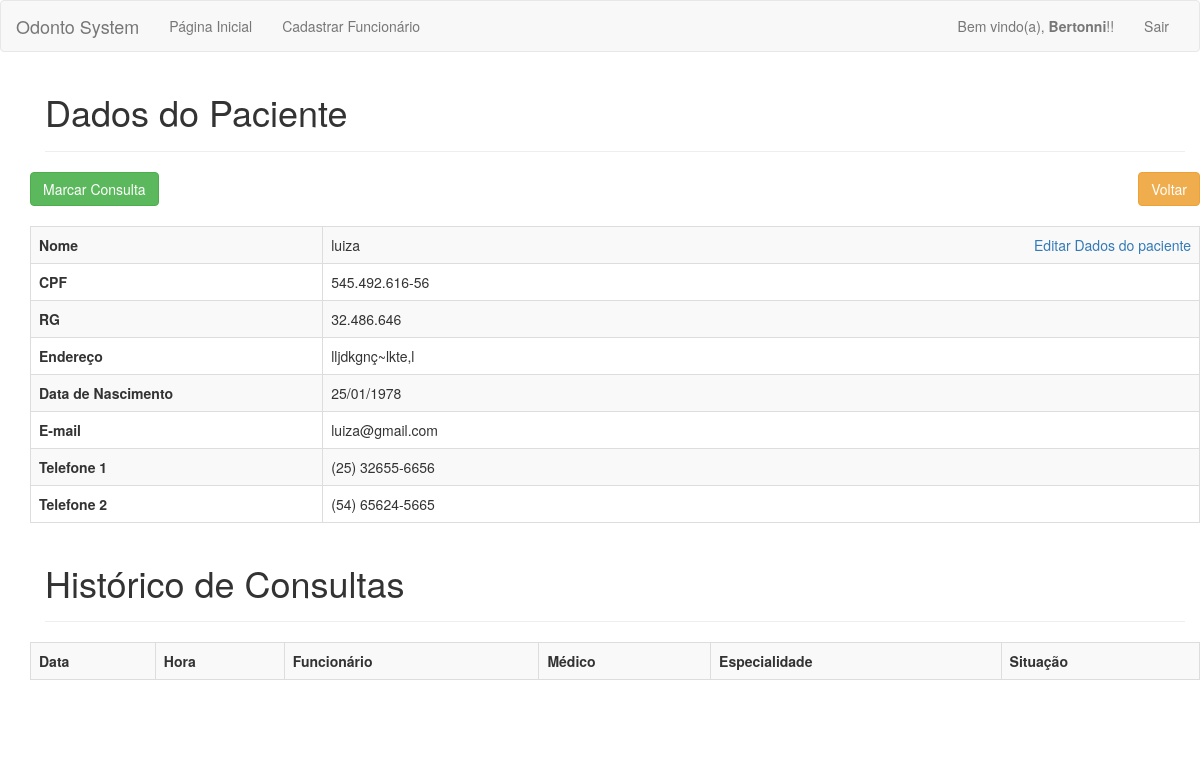
Screenshot of /php/paciente.php?id=14 (signed in) with the database file from the repository.
### tables this page shows
CREATE TABLE `pacientes` (
  `pac_id` int(11) NOT NULL,
  `pac_nome` varchar(100) NOT NULL,
  `pac_endereco` varchar(200) NOT NULL,
  `pac_rg` varchar(10) NOT NULL,
  `pac_cpf` varchar(14) NOT NULL,
  `pac_email` varchar(50) NOT NULL,
  `pac_data_nasc` date NOT NULL,
  `pac_telefone_1` varchar(15) NOT NULL,
  `pac_telefone_2` varchar(15) DEFAULT NULL
);

### php/paciente.php (the view, shortened to what this page needs)
<?php
require_once 'cabecalho.php';
$id = $_GET['id'];
$sql = "SELECT * FROM pacientes WHERE pac_id = '$id'";
$result = mysqli_query($connection, $sql);
$array = mysqli_fetch_array($result);
?>
<?php
if(isLogged()) {
	?>
	<div class="container marketing">
		<div class="container theme-showcase" role="main">
			<div id="cadastro_pac" class="page-header">
				<h1>Dados do Paciente</h1>
			</div>
			<div class="row">
			<button class="btn btn-warning voltar" onClick="history.go(-2)">Voltar</button>
			<button class="btn btn-success"><a href="consulta.php?id=<?= $id ?>" class="marcar">Marcar Consulta</a></button>
			<br></br>
				<table class='table table-striped table-bordered'>
					<tr>
						<td class='td_one'><b>Nome</b></td>
						<td><?= $array['pac_nome'] ?>
							<a href="editar_dados.php?id=<?= $id ?>" class="edit">Editar Dados do paciente</a>
						</td>
					</tr>
					<tr>
						<td class='td_one'><b>CPF</b></td>
						<td><?= $array['pac_cpf'] ?></td>
					</tr>
					<tr>
						<td class='td_one'><b>RG</b></td>
						<td><?= $array['pac_rg'] ?></td>
					</tr>
					<tr>
						<td class='td_one'><b>Endereço</b></td>
						<td><?= $array['pac_endereco'] ?></td>
					</tr>
					<tr>
						<td class='td_one'><b>Data de Nascimento</b></td>
						<td><?= date_format(new DateTime($array['pac_data_nasc']), "d/m/Y") ?></td>
					</tr>
					<tr>
						<td class='td_one'><b>E-mail</b></td>
						<td><?= $array['pac_email'] ?></td>
					</tr>
					<tr>
						<td class='td_one'><b>Telefone 1</b></td>
						<td><?= $array['pac_telefone_1'] ?></td>
					</tr>
					<tr>
						<td class='td_one'><b>Telefone 2</b></td>
						<td><?= $array['pac_telefone_2'] ?></td>
					</tr>
				</table>
			</div>
			<div id="cadastro_pac" class="page-header">
				<h1>Histórico de Consultas</h1>
			</div>
			<div class="row">
				<table class='table table-striped table-bordered'>
					<tr>
						<th>Data</th>
						<th>Hora</th>
						<th>Funcionário</th>
						<th>Médico</th>
						<th>Especialidade</th>
						<th>Situação</th>
					</tr>
		</table>
	</div>
</div>
<br>
<br>
		<?php
	}
	require_once 'rodape.php';
	?>

### php/cabecalho.php (shortened to what this page needs)
<?php
function isLogged() {
  return isset($_SESSION['usuario']);
}
function isAdmin() {
  return isset($_SESSION['admin']);
}
?>
<!DOCTYPE html>
<html lang="pt-br">
<head>
    <link href="../css/bootstrap.min.css" rel="stylesheet">
    <link href="../css/signin.css" rel="stylesheet">
    <link href="../css/ie10-viewport-bug-workaround.css" rel="stylesheet">
</head>
<body>
	<nav class="navbar navbar-default">
  <div class="container-fluid">
    <div class="navbar-header">
      <a class="navbar-brand" href="home.php">Odonto System</a>
    </div>
    <div class="collapse navbar-collapse" id="bs-example-navbar-collapse-1">
      <ul class="nav navbar-nav">
        <li class="list_item"><a href="home.php">Página Inicial</a></li>
        <?php
        if(isLogged() && isAdmin()) {
        ?>
        <li class="list_item"><a href="cadastro_funcionarios.php">Cadastrar Funcionário</a></li>
        <?php } ?>
      </ul>
      <?php
      if(!isLogged()) {
      ?>
      <ul class="nav navbar-nav navbar-right">
        <li class="list_item"><a href="login.php">Entrar</a></li>
      </ul>
      <?php
      } else {
      ?>
      <ul class="nav navbar-nav navbar-right">
        <li><a href="#">
          <?php
          echo "Bem vindo(a), <b>" . $_SESSION['usuario'] . "</b>!!";
          ?>
          </a>
          </li>
          <li class="list_item"><a href="logout.php">Sair</a></li>
      </ul>
      <?php
      }
      ?>
    </div>
  </div>
</nav>

### php/rodape.php (shortened to what this page needs)
    </div>
</body>
</html>

### php/cabecalho.php (style rules this page uses)
.page-header { margin-top: 10px; }

### php/paciente.php (style rules this page uses)
.td_one { width: 25%; }
.edit, .status { float: right; }
.marcar { float: left; }
.voltar { margin-bottom: 10px; float: right; }
.marcar { color: white; }

### rows the page displays
pacientes: pac_nome "luiza", pac_cpf "545.492.616-56", pac_rg "32.486.646", pac_endereco "lljdkgnç~lkte,l", pac_data_nasc "25/01/1978", pac_email "luiza@gmail.com", pac_telefone_1 "(25) 32655-6656", pac_telefone_2 "(54) 65624-5665"

### other values shown
$_SESSION['usuario'] "Bertonni"
